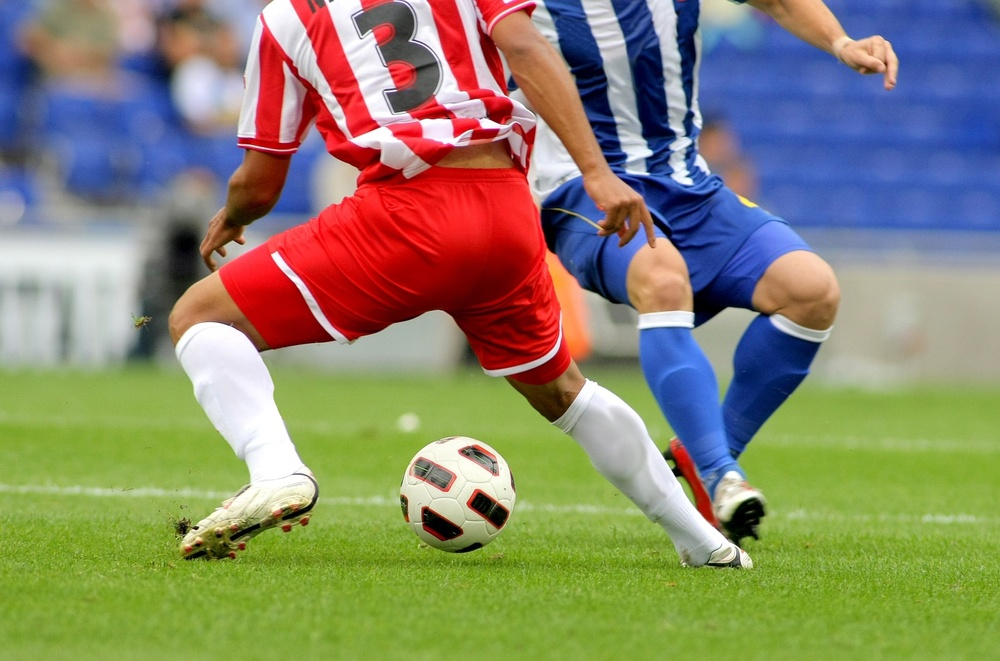
#> input picture 2주차_과제/images/transformation_images/soccer.jpg, 1000 x 661 px, shrunk from 1434 x 948 before the run
$ python 02.Transformation.py
#> lines starting #> are read from the running program, lines starting #| are printed output that depends on the picture
import cv2
import numpy as np
import os

# 현재 실행 중인 파일의 디렉토리를 기준으로 경로 설정
base_dir = os.path.dirname(os.path.abspath(__file__))
image_path = os.path.join(base_dir, "images/transformation_images/soccer.jpg")

# 1. 이미지 로드
img = cv2.imread(image_path)
#> img is the input picture: shape (661, 1000, 3); mean B, G, R 107.3, 133.3, 136.8

if img is None:
    print(f"Error: Could not read image at {image_path}")
    exit()

# 원본 이미지 크기
h, w = img.shape[:2]
#> h = 661; w = 1000
center = (w // 2, h // 2)
#> center = (500, 330)

# -----------------------------
# 2. 회전 및 크기 조절 (Rotation & Scaling)
# -----------------------------
# 중심(center) 기준으로 30도 회전, 크기는 0.8로 조절
angle = 30
scale = 0.8
M = cv2.getRotationMatrix2D(center, angle, scale)

# -----------------------------
# 3. 평행 이동 (Translation)
# -----------------------------
# x축 방향으로 +80px, y축 방향으로 -40px 만큼 평행 이동
tx = 80
ty = -40

# 회전 행렬의 3번째 열(평행 이동 성분)에 tx, ty 더하기
M[0, 2] += tx
M[1, 2] += ty

# -----------------------------
# 4. 아핀 변환 적용 (Affine Transformation)
# -----------------------------
# 변환 행렬 M을 이미지에 적용
dst = cv2.warpAffine(img, M, (w, h))
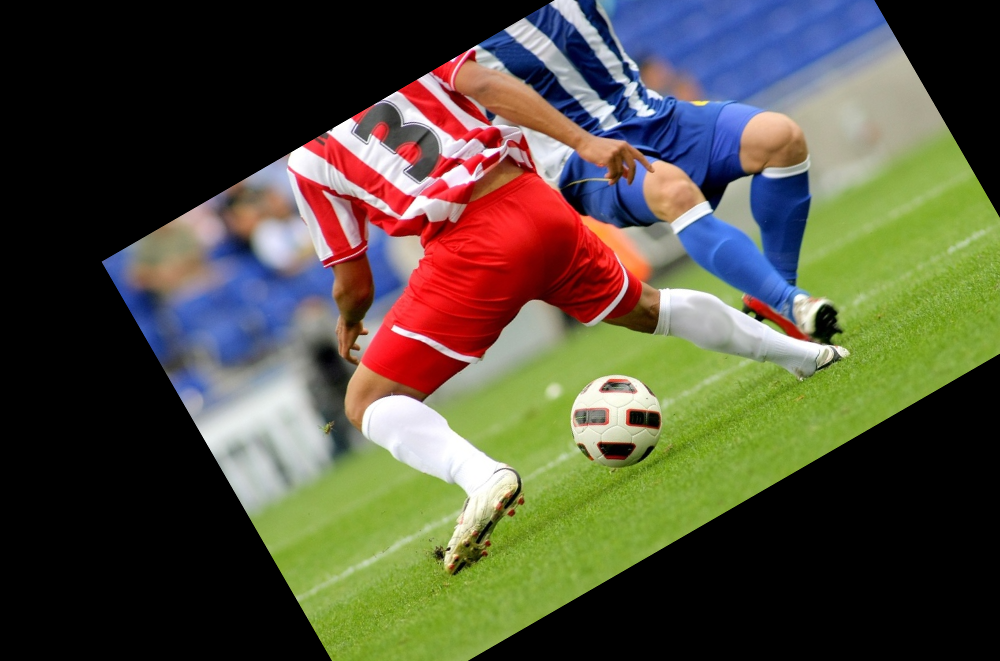
#> dst: shape (661, 1000, 3); mean B, G, R 62.5, 79.9, 83.2

# -----------------------------
# 5. 결과 시각화
# -----------------------------
cv2.imshow('Original Image', img)
cv2.imshow('Transformed Image', dst)

# 키 입력 대기 후 창 닫기
cv2.waitKey(0)
cv2.destroyAllWindows()
